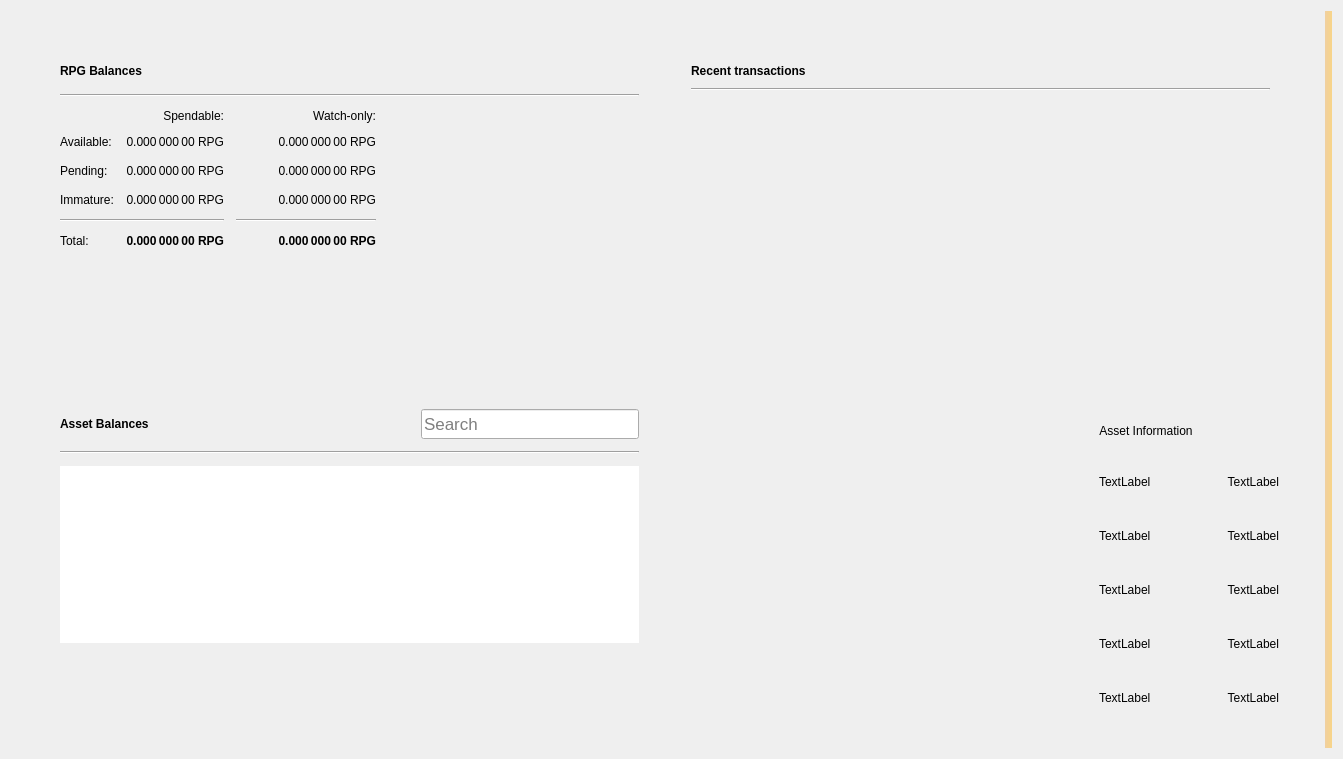
<?xml version="1.0" encoding="UTF-8"?>
<ui version="4.0">
 <class>OverviewPage</class>
 <widget class="QWidget" name="OverviewPage">
  <property name="geometry">
   <rect>
    <x>0</x>
    <y>0</y>
    <width>1343</width>
    <height>759</height>
   </rect>
  </property>
  <property name="windowTitle">
   <string>Form</string>
  </property>
  <property name="autoFillBackground">
   <bool>false</bool>
  </property>
  <layout class="QGridLayout" name="gridLayout_3">
   <item row="0" column="1">
    <widget class="QLabel" name="labelAlerts">
     <property name="visible">
      <bool>true</bool>
     </property>
     <property name="styleSheet">
      <string notr="true">QLabel { background-color: qlineargradient(x1: 0, y1: 0, x2: 1, y2: 0, stop:0 #F0D0A0, stop:1 #F8D488); color:#000000; }</string>
     </property>
     <property name="wordWrap">
      <bool>true</bool>
     </property>
     <property name="margin">
      <number>3</number>
     </property>
     <property name="textInteractionFlags">
      <set>Qt::TextSelectableByMouse</set>
     </property>
    </widget>
   </item>
   <item row="0" column="0">
    <layout class="QHBoxLayout" name="horizontalLayout" stretch="0,0">
     <property name="spacing">
      <number>34</number>
     </property>
     <property name="sizeConstraint">
      <enum>QLayout::SetMaximumSize</enum>
     </property>
     <property name="leftMargin">
      <number>40</number>
     </property>
     <property name="topMargin">
      <number>40</number>
     </property>
     <property name="rightMargin">
      <number>40</number>
     </property>
     <property name="bottomMargin">
      <number>40</number>
     </property>
     <item>
      <layout class="QVBoxLayout" name="verticalLayout_2">
       <property name="spacing">
        <number>34</number>
       </property>
       <property name="rightMargin">
        <number>0</number>
       </property>
       <item>
        <widget class="QFrame" name="frame">
         <property name="sizePolicy">
          <sizepolicy hsizetype="Preferred" vsizetype="Preferred">
           <horstretch>0</horstretch>
           <verstretch>0</verstretch>
          </sizepolicy>
         </property>
         <property name="frameShape">
          <enum>QFrame::NoFrame</enum>
         </property>
         <property name="frameShadow">
          <enum>QFrame::Raised</enum>
         </property>
         <property name="lineWidth">
          <number>10</number>
         </property>
         <layout class="QVBoxLayout" name="verticalLayout_4">
          <property name="spacing">
           <number>12</number>
          </property>
          <item>
           <layout class="QHBoxLayout" name="horizontalLayout_4">
            <item>
             <widget class="QLabel" name="rpgBalancesLabel">
              <property name="font">
               <font>
                <weight>75</weight>
                <bold>true</bold>
               </font>
              </property>
              <property name="text">
               <string>RPG Balances</string>
              </property>
             </widget>
            </item>
            <item>
             <widget class="QPushButton" name="labelWalletStatus">
              <property name="enabled">
               <bool>true</bool>
              </property>
              <property name="maximumSize">
               <size>
                <width>30</width>
                <height>16777215</height>
               </size>
              </property>
              <property name="toolTip">
               <string>The displayed information may be out of date. Your wallet automatically synchronizes with the RPG network after a connection is established, but this process has not completed yet.</string>
              </property>
              <property name="text">
               <string/>
              </property>
              <property name="icon">
               <iconset>
                <normaloff>:/icons/warning</normaloff>
                <disabledoff>:/icons/warning</disabledoff>:/icons/warning</iconset>
              </property>
              <property name="iconSize">
               <size>
                <width>24</width>
                <height>24</height>
               </size>
              </property>
              <property name="flat">
               <bool>true</bool>
              </property>
             </widget>
            </item>
            <item>
             <spacer name="horizontalSpacer_3">
              <property name="orientation">
               <enum>Qt::Horizontal</enum>
              </property>
              <property name="sizeHint" stdset="0">
               <size>
                <width>40</width>
                <height>20</height>
               </size>
              </property>
             </spacer>
            </item>
           </layout>
          </item>
          <item>
           <widget class="Line" name="line_2">
            <property name="orientation">
             <enum>Qt::Horizontal</enum>
            </property>
           </widget>
          </item>
          <item>
           <layout class="QGridLayout" name="gridLayout">
            <property name="spacing">
             <number>12</number>
            </property>
            <item row="3" column="2">
             <widget class="QLabel" name="labelWatchImmature">
              <property name="font">
               <font>
                <weight>50</weight>
                <bold>false</bold>
               </font>
              </property>
              <property name="cursor">
               <cursorShape>IBeamCursor</cursorShape>
              </property>
              <property name="toolTip">
               <string>Mined balance in watch-only addresses that has not yet matured</string>
              </property>
              <property name="text">
               <string notr="true">0.000 000 00 RPG</string>
              </property>
              <property name="alignment">
               <set>Qt::AlignRight|Qt::AlignTrailing|Qt::AlignVCenter</set>
              </property>
              <property name="textInteractionFlags">
               <set>Qt::LinksAccessibleByMouse|Qt::TextSelectableByKeyboard|Qt::TextSelectableByMouse</set>
              </property>
             </widget>
            </item>
            <item row="2" column="3">
             <spacer name="horizontalSpacer_2">
              <property name="orientation">
               <enum>Qt::Horizontal</enum>
              </property>
              <property name="sizeHint" stdset="0">
               <size>
                <width>40</width>
                <height>20</height>
               </size>
              </property>
             </spacer>
            </item>
            <item row="1" column="0">
             <widget class="QLabel" name="labelBalanceText">
              <property name="text">
               <string>Available:</string>
              </property>
             </widget>
            </item>
            <item row="1" column="2">
             <widget class="QLabel" name="labelWatchAvailable">
              <property name="font">
               <font>
                <weight>50</weight>
                <bold>false</bold>
               </font>
              </property>
              <property name="cursor">
               <cursorShape>IBeamCursor</cursorShape>
              </property>
              <property name="toolTip">
               <string>Your current balance in watch-only addresses</string>
              </property>
              <property name="text">
               <string notr="true">0.000 000 00 RPG</string>
              </property>
              <property name="alignment">
               <set>Qt::AlignRight|Qt::AlignTrailing|Qt::AlignVCenter</set>
              </property>
              <property name="textInteractionFlags">
               <set>Qt::LinksAccessibleByMouse|Qt::TextSelectableByKeyboard|Qt::TextSelectableByMouse</set>
              </property>
             </widget>
            </item>
            <item row="2" column="1">
             <widget class="QLabel" name="labelUnconfirmed">
              <property name="font">
               <font>
                <weight>50</weight>
                <bold>false</bold>
               </font>
              </property>
              <property name="cursor">
               <cursorShape>IBeamCursor</cursorShape>
              </property>
              <property name="toolTip">
               <string>Total of transactions that have yet to be confirmed, and do not yet count toward the spendable balance</string>
              </property>
              <property name="text">
               <string notr="true">0.000 000 00 RPG</string>
              </property>
              <property name="alignment">
               <set>Qt::AlignRight|Qt::AlignTrailing|Qt::AlignVCenter</set>
              </property>
              <property name="textInteractionFlags">
               <set>Qt::LinksAccessibleByMouse|Qt::TextSelectableByKeyboard|Qt::TextSelectableByMouse</set>
              </property>
             </widget>
            </item>
            <item row="4" column="2">
             <widget class="Line" name="lineWatchBalance">
              <property name="sizePolicy">
               <sizepolicy hsizetype="Preferred" vsizetype="Fixed">
                <horstretch>0</horstretch>
                <verstretch>0</verstretch>
               </sizepolicy>
              </property>
              <property name="minimumSize">
               <size>
                <width>140</width>
                <height>0</height>
               </size>
              </property>
              <property name="orientation">
               <enum>Qt::Horizontal</enum>
              </property>
             </widget>
            </item>
            <item row="0" column="1">
             <widget class="QLabel" name="labelSpendable">
              <property name="text">
               <string>Spendable:</string>
              </property>
              <property name="alignment">
               <set>Qt::AlignRight|Qt::AlignTrailing|Qt::AlignVCenter</set>
              </property>
             </widget>
            </item>
            <item row="3" column="0">
             <widget class="QLabel" name="labelImmatureText">
              <property name="text">
               <string>Immature:</string>
              </property>
             </widget>
            </item>
            <item row="5" column="2">
             <widget class="QLabel" name="labelWatchTotal">
              <property name="font">
               <font>
                <weight>75</weight>
                <bold>true</bold>
               </font>
              </property>
              <property name="cursor">
               <cursorShape>IBeamCursor</cursorShape>
              </property>
              <property name="toolTip">
               <string>Current total balance in watch-only addresses</string>
              </property>
              <property name="text">
               <string notr="true">0.000 000 00 RPG</string>
              </property>
              <property name="alignment">
               <set>Qt::AlignRight|Qt::AlignTrailing|Qt::AlignVCenter</set>
              </property>
              <property name="textInteractionFlags">
               <set>Qt::LinksAccessibleByMouse|Qt::TextSelectableByKeyboard|Qt::TextSelectableByMouse</set>
              </property>
             </widget>
            </item>
            <item row="4" column="0" colspan="2">
             <widget class="Line" name="line">
              <property name="orientation">
               <enum>Qt::Horizontal</enum>
              </property>
             </widget>
            </item>
            <item row="0" column="2">
             <widget class="QLabel" name="labelWatchonly">
              <property name="text">
               <string>Watch-only:</string>
              </property>
              <property name="alignment">
               <set>Qt::AlignRight|Qt::AlignTrailing|Qt::AlignVCenter</set>
              </property>
             </widget>
            </item>
            <item row="5" column="1">
             <widget class="QLabel" name="labelTotal">
              <property name="font">
               <font>
                <weight>75</weight>
                <bold>true</bold>
               </font>
              </property>
              <property name="cursor">
               <cursorShape>IBeamCursor</cursorShape>
              </property>
              <property name="toolTip">
               <string>Your current total balance</string>
              </property>
              <property name="text">
               <string notr="true">0.000 000 00 RPG</string>
              </property>
              <property name="alignment">
               <set>Qt::AlignRight|Qt::AlignTrailing|Qt::AlignVCenter</set>
              </property>
              <property name="textInteractionFlags">
               <set>Qt::LinksAccessibleByMouse|Qt::TextSelectableByKeyboard|Qt::TextSelectableByMouse</set>
              </property>
             </widget>
            </item>
            <item row="1" column="1">
             <widget class="QLabel" name="labelBalance">
              <property name="font">
               <font>
                <weight>50</weight>
                <bold>false</bold>
               </font>
              </property>
              <property name="cursor">
               <cursorShape>IBeamCursor</cursorShape>
              </property>
              <property name="toolTip">
               <string>Your current spendable balance</string>
              </property>
              <property name="text">
               <string notr="true">0.000 000 00 RPG</string>
              </property>
              <property name="alignment">
               <set>Qt::AlignRight|Qt::AlignTrailing|Qt::AlignVCenter</set>
              </property>
              <property name="textInteractionFlags">
               <set>Qt::LinksAccessibleByMouse|Qt::TextSelectableByKeyboard|Qt::TextSelectableByMouse</set>
              </property>
             </widget>
            </item>
            <item row="2" column="0">
             <widget class="QLabel" name="labelPendingText">
              <property name="text">
               <string>Pending:</string>
              </property>
             </widget>
            </item>
            <item row="5" column="0">
             <widget class="QLabel" name="labelTotalText">
              <property name="text">
               <string>Total:</string>
              </property>
             </widget>
            </item>
            <item row="3" column="1">
             <widget class="QLabel" name="labelImmature">
              <property name="font">
               <font>
                <weight>50</weight>
                <bold>false</bold>
               </font>
              </property>
              <property name="cursor">
               <cursorShape>IBeamCursor</cursorShape>
              </property>
              <property name="toolTip">
               <string>Mined balance that has not yet matured</string>
              </property>
              <property name="text">
               <string notr="true">0.000 000 00 RPG</string>
              </property>
              <property name="alignment">
               <set>Qt::AlignRight|Qt::AlignTrailing|Qt::AlignVCenter</set>
              </property>
              <property name="textInteractionFlags">
               <set>Qt::LinksAccessibleByMouse|Qt::TextSelectableByKeyboard|Qt::TextSelectableByMouse</set>
              </property>
             </widget>
            </item>
            <item row="2" column="2">
             <widget class="QLabel" name="labelWatchPending">
              <property name="font">
               <font>
                <weight>50</weight>
                <bold>false</bold>
               </font>
              </property>
              <property name="cursor">
               <cursorShape>IBeamCursor</cursorShape>
              </property>
              <property name="toolTip">
               <string>Unconfirmed transactions to watch-only addresses</string>
              </property>
              <property name="text">
               <string notr="true">0.000 000 00 RPG</string>
              </property>
              <property name="alignment">
               <set>Qt::AlignRight|Qt::AlignTrailing|Qt::AlignVCenter</set>
              </property>
              <property name="textInteractionFlags">
               <set>Qt::LinksAccessibleByMouse|Qt::TextSelectableByKeyboard|Qt::TextSelectableByMouse</set>
              </property>
             </widget>
            </item>
           </layout>
          </item>
         </layout>
        </widget>
       </item>
       <item>
        <widget class="QWidget" name="assetVerticalSpaceWidget2" native="true">
         <property name="autoFillBackground">
          <bool>false</bool>
         </property>
         <layout class="QVBoxLayout" name="verticalLayout_6">
          <item>
           <spacer name="verticalSpacer_4">
            <property name="orientation">
             <enum>Qt::Vertical</enum>
            </property>
            <property name="sizeHint" stdset="0">
             <size>
              <width>20</width>
              <height>87</height>
             </size>
            </property>
           </spacer>
          </item>
         </layout>
        </widget>
       </item>
       <item>
        <widget class="QFrame" name="assetFrame">
         <property name="autoFillBackground">
          <bool>true</bool>
         </property>
         <property name="frameShape">
          <enum>QFrame::NoFrame</enum>
         </property>
         <property name="frameShadow">
          <enum>QFrame::Plain</enum>
         </property>
         <property name="lineWidth">
          <number>0</number>
         </property>
         <layout class="QVBoxLayout" name="verticalLayout_5">
          <property name="spacing">
           <number>12</number>
          </property>
          <item>
           <layout class="QHBoxLayout" name="assetBalanceHorizontalLayout">
            <item alignment="Qt::AlignVCenter">
             <widget class="QLabel" name="assetBalanceLabel">
              <property name="font">
               <font>
                <weight>75</weight>
                <bold>true</bold>
               </font>
              </property>
              <property name="text">
               <string>Asset Balances</string>
              </property>
             </widget>
            </item>
            <item>
             <widget class="QPushButton" name="labelAssetStatus">
              <property name="enabled">
               <bool>true</bool>
              </property>
              <property name="maximumSize">
               <size>
                <width>30</width>
                <height>16777215</height>
               </size>
              </property>
              <property name="toolTip">
               <string>The displayed information may be out of date. Your wallet automatically synchronizes with the RPG network after a connection is established, but this process has not completed yet.</string>
              </property>
              <property name="text">
               <string/>
              </property>
              <property name="icon">
               <iconset>
                <normaloff>:/icons/warning</normaloff>
                <disabledoff>:/icons/warning</disabledoff>:/icons/warning</iconset>
              </property>
              <property name="iconSize">
               <size>
                <width>24</width>
                <height>24</height>
               </size>
              </property>
              <property name="flat">
               <bool>true</bool>
              </property>
             </widget>
            </item>
            <item>
             <spacer name="horizontalSpacer_4">
              <property name="orientation">
               <enum>Qt::Horizontal</enum>
              </property>
              <property name="sizeHint" stdset="0">
               <size>
                <width>40</width>
                <height>20</height>
               </size>
              </property>
             </spacer>
            </item>
            <item alignment="Qt::AlignBottom">
             <widget class="QLineEdit" name="assetSearch">
              <property name="sizePolicy">
               <sizepolicy hsizetype="Expanding" vsizetype="Preferred">
                <horstretch>0</horstretch>
                <verstretch>0</verstretch>
               </sizepolicy>
              </property>
              <property name="minimumSize">
               <size>
                <width>0</width>
                <height>30</height>
               </size>
              </property>
              <property name="maximumSize">
               <size>
                <width>16777215</width>
                <height>30</height>
               </size>
              </property>
              <property name="sizeIncrement">
               <size>
                <width>0</width>
                <height>0</height>
               </size>
              </property>
              <property name="font">
               <font>
                <pointsize>13</pointsize>
               </font>
              </property>
              <property name="maxLength">
               <number>32</number>
              </property>
              <property name="frame">
               <bool>true</bool>
              </property>
              <property name="alignment">
               <set>Qt::AlignLeading|Qt::AlignLeft|Qt::AlignVCenter</set>
              </property>
              <property name="placeholderText">
               <string>Search</string>
              </property>
              <property name="clearButtonEnabled">
               <bool>true</bool>
              </property>
             </widget>
            </item>
           </layout>
          </item>
          <item>
           <widget class="Line" name="assetBalanceLine">
            <property name="orientation">
             <enum>Qt::Horizontal</enum>
            </property>
           </widget>
          </item>
          <item>
           <widget class="QListView" name="listAssets">
            <property name="frameShape">
             <enum>QFrame::NoFrame</enum>
            </property>
            <property name="lineWidth">
             <number>0</number>
            </property>
            <property name="verticalScrollMode">
             <enum>QAbstractItemView::ScrollPerItem</enum>
            </property>
           </widget>
          </item>
          <item>
           <widget class="QWidget" name="assetVerticalSpaceWidget" native="true">
            <property name="autoFillBackground">
             <bool>false</bool>
            </property>
            <layout class="QVBoxLayout" name="verticalLayout">
             <item>
              <spacer name="verticalSpacer_3">
               <property name="orientation">
                <enum>Qt::Vertical</enum>
               </property>
               <property name="sizeHint" stdset="0">
                <size>
                 <width>20</width>
                 <height>40</height>
                </size>
               </property>
              </spacer>
             </item>
            </layout>
           </widget>
          </item>
         </layout>
        </widget>
       </item>
      </layout>
     </item>
     <item>
      <layout class="QVBoxLayout" name="verticalLayout_3">
       <property name="spacing">
        <number>34</number>
       </property>
       <property name="leftMargin">
        <number>0</number>
       </property>
       <item>
        <widget class="QFrame" name="frame_2">
         <property name="frameShape">
          <enum>QFrame::NoFrame</enum>
         </property>
         <property name="frameShadow">
          <enum>QFrame::Plain</enum>
         </property>
         <property name="lineWidth">
          <number>0</number>
         </property>
         <layout class="QGridLayout" name="gridLayout_2">
          <property name="horizontalSpacing">
           <number>12</number>
          </property>
          <item row="3" column="0">
           <spacer name="verticalSpacer_2">
            <property name="orientation">
             <enum>Qt::Vertical</enum>
            </property>
            <property name="sizeHint" stdset="0">
             <size>
              <width>20</width>
              <height>40</height>
             </size>
            </property>
           </spacer>
          </item>
          <item row="0" column="0">
           <layout class="QHBoxLayout" name="horizontalLayout_2">
            <item>
             <widget class="QLabel" name="recentTransactionsLabel">
              <property name="font">
               <font>
                <weight>75</weight>
                <bold>true</bold>
               </font>
              </property>
              <property name="text">
               <string>Recent transactions</string>
              </property>
             </widget>
            </item>
            <item>
             <widget class="QPushButton" name="labelTransactionsStatus">
              <property name="enabled">
               <bool>true</bool>
              </property>
              <property name="maximumSize">
               <size>
                <width>30</width>
                <height>16777215</height>
               </size>
              </property>
              <property name="toolTip">
               <string>The displayed information may be out of date. Your wallet automatically synchronizes with the RPG network after a connection is established, but this process has not completed yet.</string>
              </property>
              <property name="text">
               <string/>
              </property>
              <property name="icon">
               <iconset>
                <normaloff>:/icons/warning</normaloff>
                <disabledoff>:/icons/warning</disabledoff>:/icons/warning</iconset>
              </property>
              <property name="iconSize">
               <size>
                <width>24</width>
                <height>24</height>
               </size>
              </property>
              <property name="flat">
               <bool>true</bool>
              </property>
             </widget>
            </item>
            <item>
             <spacer name="horizontalSpacer">
              <property name="orientation">
               <enum>Qt::Horizontal</enum>
              </property>
              <property name="sizeHint" stdset="0">
               <size>
                <width>40</width>
                <height>20</height>
               </size>
              </property>
             </spacer>
            </item>
           </layout>
          </item>
          <item row="2" column="0">
           <widget class="QListView" name="listTransactions">
            <property name="styleSheet">
             <string notr="true">QListView { background: transparent; }</string>
            </property>
            <property name="frameShape">
             <enum>QFrame::NoFrame</enum>
            </property>
            <property name="verticalScrollBarPolicy">
             <enum>Qt::ScrollBarAlwaysOff</enum>
            </property>
            <property name="horizontalScrollBarPolicy">
             <enum>Qt::ScrollBarAlwaysOff</enum>
            </property>
            <property name="selectionMode">
             <enum>QAbstractItemView::NoSelection</enum>
            </property>
           </widget>
          </item>
          <item row="1" column="0">
           <widget class="Line" name="line_3">
            <property name="orientation">
             <enum>Qt::Horizontal</enum>
            </property>
           </widget>
          </item>
         </layout>
        </widget>
       </item>
       <item>
        <spacer name="verticalSpacer">
         <property name="orientation">
          <enum>Qt::Vertical</enum>
         </property>
         <property name="sizeHint" stdset="0">
          <size>
           <width>20</width>
           <height>40</height>
          </size>
         </property>
        </spacer>
       </item>
       <item>
        <layout class="QGridLayout" name="gridLayout_4" columnminimumwidth="0,0,0,0">
         <item row="3" column="2">
          <widget class="QLabel" name="assetInfoPercentageLabel">
           <property name="text">
            <string>TextLabel</string>
           </property>
           <property name="alignment">
            <set>Qt::AlignLeading|Qt::AlignLeft|Qt::AlignVCenter</set>
           </property>
          </widget>
         </item>
         <item row="1" column="2">
          <widget class="QLabel" name="assetInfoStatusLabel">
           <property name="text">
            <string>TextLabel</string>
           </property>
           <property name="alignment">
            <set>Qt::AlignLeading|Qt::AlignLeft|Qt::AlignVCenter</set>
           </property>
          </widget>
         </item>
         <item row="3" column="3">
          <widget class="QLabel" name="assetInfoPercentageValue">
           <property name="text">
            <string>TextLabel</string>
           </property>
           <property name="alignment">
            <set>Qt::AlignRight|Qt::AlignTrailing|Qt::AlignVCenter</set>
           </property>
          </widget>
         </item>
         <item row="0" column="3">
          <layout class="QHBoxLayout" name="horizontalLayout_5"/>
         </item>
         <item row="3" column="0">
          <spacer name="horizontalSpacer_7">
           <property name="orientation">
            <enum>Qt::Horizontal</enum>
           </property>
           <property name="sizeHint" stdset="0">
            <size>
             <width>40</width>
             <height>20</height>
            </size>
           </property>
          </spacer>
         </item>
         <item row="6" column="0">
          <spacer name="horizontalSpacer_9">
           <property name="orientation">
            <enum>Qt::Horizontal</enum>
           </property>
           <property name="sizeHint" stdset="0">
            <size>
             <width>40</width>
             <height>20</height>
            </size>
           </property>
          </spacer>
         </item>
         <item row="2" column="2">
          <widget class="QLabel" name="assetInfoBlockLabel">
           <property name="text">
            <string>TextLabel</string>
           </property>
           <property name="alignment">
            <set>Qt::AlignLeading|Qt::AlignLeft|Qt::AlignVCenter</set>
           </property>
          </widget>
         </item>
         <item row="0" column="0">
          <layout class="QHBoxLayout" name="horizontalLayout_6"/>
         </item>
         <item row="2" column="0">
          <spacer name="horizontalSpacer_6">
           <property name="orientation">
            <enum>Qt::Horizontal</enum>
           </property>
           <property name="sizeHint" stdset="0">
            <size>
             <width>40</width>
             <height>20</height>
            </size>
           </property>
          </spacer>
         </item>
         <item row="2" column="3">
          <widget class="QLabel" name="assetInfoBlockValue">
           <property name="text">
            <string>TextLabel</string>
           </property>
           <property name="alignment">
            <set>Qt::AlignRight|Qt::AlignTrailing|Qt::AlignVCenter</set>
           </property>
          </widget>
         </item>
         <item row="1" column="0">
          <spacer name="horizontalSpacer_5">
           <property name="orientation">
            <enum>Qt::Horizontal</enum>
           </property>
           <property name="sizeHint" stdset="0">
            <size>
             <width>40</width>
             <height>20</height>
            </size>
           </property>
          </spacer>
         </item>
         <item row="5" column="0">
          <spacer name="horizontalSpacer_8">
           <property name="orientation">
            <enum>Qt::Horizontal</enum>
           </property>
           <property name="sizeHint" stdset="0">
            <size>
             <width>40</width>
             <height>20</height>
            </size>
           </property>
          </spacer>
         </item>
         <item row="0" column="2">
          <widget class="QLabel" name="assetInfoTitleLabel">
           <property name="layoutDirection">
            <enum>Qt::LeftToRight</enum>
           </property>
           <property name="text">
            <string>Asset Information</string>
           </property>
           <property name="alignment">
            <set>Qt::AlignCenter</set>
           </property>
          </widget>
         </item>
         <item row="1" column="3">
          <widget class="QLabel" name="assetInfoStatusValue">
           <property name="text">
            <string>TextLabel</string>
           </property>
           <property name="alignment">
            <set>Qt::AlignRight|Qt::AlignTrailing|Qt::AlignVCenter</set>
           </property>
          </widget>
         </item>
         <item row="6" column="2">
          <widget class="QLabel" name="assetInfoPossibleLabel">
           <property name="text">
            <string>TextLabel</string>
           </property>
          </widget>
         </item>
         <item row="5" column="2">
          <widget class="QLabel" name="assetInfoBlocksLeftLabel">
           <property name="text">
            <string>TextLabel</string>
           </property>
          </widget>
         </item>
         <item row="6" column="3">
          <widget class="QLabel" name="assetInfoPossibleValue">
           <property name="text">
            <string>TextLabel</string>
           </property>
           <property name="alignment">
            <set>Qt::AlignRight|Qt::AlignTrailing|Qt::AlignVCenter</set>
           </property>
          </widget>
         </item>
         <item row="5" column="3">
          <widget class="QLabel" name="assetInfoBlocksLeftValue">
           <property name="text">
            <string>TextLabel</string>
           </property>
           <property name="alignment">
            <set>Qt::AlignRight|Qt::AlignTrailing|Qt::AlignVCenter</set>
           </property>
          </widget>
         </item>
        </layout>
       </item>
      </layout>
     </item>
    </layout>
   </item>
  </layout>
 </widget>
 <resources/>
 <connections/>
</ui>
